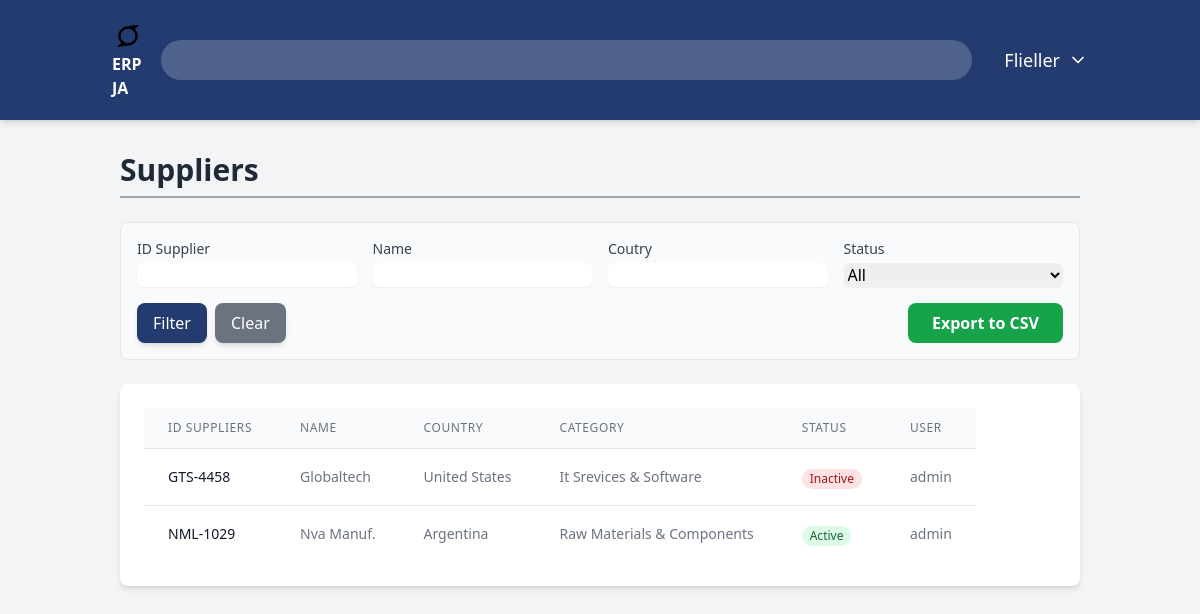
Page /suppliers/ (signed in) on the committed database.
### users/models.py (models this page shows)
class User(AbstractUser):
    user_id = models.AutoField(primary_key=True)
    username = models.CharField(max_length=150,unique=True)
    password = models.CharField(max_length=128)
    USERNAME_FIELD = "username"
    class Meta:
        db_table = 'users'
        verbose_name = 'User'
        verbose_name_plural = 'Users'

### suppliers/models.py (models this page shows, shortened)
class Supplier(models.Model):
    id_supplier = models.CharField(max_length=50,null=True,unique=True,verbose_name="Suplier ID")
    legal_name = models.CharField(max_length=150, blank=True, verbose_name="Legal Name")
    name = models.CharField(max_length=100,verbose_name="Name")
    tax_id = models.TextField(max_length=30,verbose_name="Tax ID")
    country = models.CharField(max_length=60,verbose_name="Country")
    state_province = models.CharField(max_length=60,verbose_name="State/Province")
    city = models.CharField(max_length=100,verbose_name="City")
    address = models.CharField(max_length=150,verbose_name="Address")
    zip_code = models.IntegerField(verbose_name="Zip Code")
    phone = models.IntegerField(verbose_name="Phone")
    email = models.EmailField(max_length=150,verbose_name="Email")
    contact_name = models.CharField(max_length=150,verbose_name="Contact name")
    contact_role = models.CharField(max_length=150,verbose_name="Contact role")
    category = models.CharField(max_length=150,verbose_name="Category")
    payment_terms = models.CharField(max_length=150,verbose_name="Payment terms")
    currency = models.CharField(max_length=150,verbose_name="Currency")
    payment_method = models.CharField(max_length=150,verbose_name="Payment method")
    bank_account = models.CharField(max_length=150,verbose_name="Bank account")
    status = models.CharField(max_length=50,verbose_name="Status")
    created_at = models.DateTimeField(auto_now_add=True)
    updated_at = models.DateTimeField(auto_now=True)
    created_by  = models.ForeignKey(settings.AUTH_USER_MODEL, on_delete= models.SET_NULL, null=True)
    class Meta:
        verbose_name = "Supplier"
        verbose_name_plural = "Suppliers"

### suppliers/views.py (the view, shortened to what this page needs)
# urls.py: path('', views.suppliers_list,name='suppliers_list'),
@login_required
def suppliers_list(request):
    max_permission = UserRole.objects.filter(user_id=request.user).aggregate(max_permission=models.Max('role__suppliers'))['max_permission'] or 0
    if max_permission == 0:
        return redirect('dashboard')
    supplier_list = Supplier.objects.all().order_by('id_supplier')
    id_supplier = request.GET.get('id_supplier')
    name = request.GET.get('name')
    country = request.GET.get('country')
    status = request.GET.get('status')
    if id_supplier:
        supplier_list = supplier_list.filter(id_supplier__icontains=id_supplier)
    if name:
        supplier_list = supplier_list.filter(name__icontains=name)
    if country:
        supplier_list = supplier_list.filter(country__icontains=country)
    if status not in [None, '']:
        supplier_list = supplier_list.filter(status=status)
    paginator = Paginator(supplier_list,10)
    page_number = request.GET.get('page')
    page_obj = paginator.get_page(page_number)
    return render(request, 'suppliers/suppliers_list.html', {
    'page_obj': page_obj,
    'permissions': {'suppliers': max_permission},
})

### suppliers/templates/suppliers/suppliers_list.html (shortened to what this page needs)
{% extends "core/base.html" %}
{% load static %}
{% block content %}
<h2 class="text-3xl font-bold text-gray-800 mb-6 border-b-2 border-gray-400 pb-2">Suppliers</h2>
<div class="mb-6 p-4 border rounded-lg bg-gray-50">
  <form method="get" action="{% url 'suppliers:suppliers_list' %}" class="grid grid-cols-1 md:grid-cols-4 gap-4 items-end">
    <div class="col-span-1">
      <label for="id_supplier" class="block text-sm font-medium text-gray-700">ID Supplier</label>
      <input type="text" name="id_supplier" id="id_supplier" value="{{ request.GET.id_supplier }}" class="mt-1 block w-full rounded-md border-gray-300 shadow-sm focus:border-indigo-300 focus:ring-indigo-200 focus:ring-opacity-50">
    </div>
    <div class="col-span-1">
      <label for="name" class="block text-sm font-medium text-gray-700">Name</label>
      <input type="text" name="name" id="name" value="{{ request.GET.name }}" class="mt-1 block w-full rounded-md border-gray-300 shadow-sm focus:border-indigo-300 focus:ring-indigo-200 focus:ring-opacity-50">
    </div>
    <div class="col-span-1">
      <label for="country" class="block text-sm font-medium text-gray-700">Coutry</label>
      <input type="text" name="country" id="country" value="{{ request.GET.country }}" class="mt-1 block w-full rounded-md border-gray-300 shadow-sm focus:border-indigo-300 focus:ring-indigo-200 focus:ring-opacity-50">
    </div>
    <div class="col-span-1">
      <label for="status" class="block text-sm font-medium text-gray-700">Status</label>
      <select name="status" id="status" class="mt-1 block w-full rounded-md border-gray-300 shadow-sm focus:border-indigo-300 focus:ring-indigo-200 focus:ring-opacity-50">
        <option value="" {% if not request.GET.status %}selected{% endif %}>All</option>
      </select>
    </div>
    <div class="col-span-1 md:col-span-4">
      <div class="flex items-center justify-between">
        <div class="flex space-x-2">
          <button type="submit" class="w-full md:w-auto bg-[#233b6e] text-white px-4 py-2 rounded-lg shadow-md hover:bg-[#1a2c53] transition-colors duration-300">Filter</button>
          <a href="{% url 'suppliers:suppliers_list' %}" class="w-full md:w-auto bg-gray-500 text-white px-4 py-2 rounded-lg shadow-md hover:bg-gray-600 transition-colors duration-300 text-center">Clear</a>
        </div>
        <div class="flex items-center space-x-2 mt-4 md:mt-0">
          <a href="?export=csv" class="bg-green-600 text-white font-semibold py-2 px-6 rounded-lg transition-colors duration-300 hover:bg-green-700">
            Export to CSV
          </a>
        </div>
      </div>
    </div>
  </form>
</div>
<div class="bg-white p-6 rounded-lg shadow-md overflow-x-auto">
    <table class="main-w-full divide-y divide-gray-200">
        <thead class="bg-gray-50">
            <tr>
                <th scope="col" class="px-6 py-3 text-left text-xs font-medium text-gray-500 uppercase tracking-wider">ID Suppliers</th>
                <th scope="col" class="px-6 py-3 text-left text-xs font-medium text-gray-500 uppercase tracking-wider">Name</th>
                <th scope="col" class="px-6 py-3 text-left text-xs font-medium text-gray-500 uppercase tracking-wider">Country</th>
                <th scope="col" class="px-6 py-3 text-left text-xs font-medium text-gray-500 uppercase tracking-wider">Category</th>
                <th scope="col" class="px-6 py-3 text-left text-xs font-medium text-gray-500 uppercase tracking-wider">Status</th>
                <th scope="col" class="px-6 py-3 text-left text-xs font-medium text-gray-500 uppercase tracking-wider">User</th>
            </tr>
        </thead>
        <tbody class="bg-white divide-y divide-gray-200">
            {% for supplier in page_obj %}
            <tr>
                <td class="px-6 py-4 whitespace-nowrap text-sm font-medium text-gray-900">{{supplier.id_supplier}}</td>
                <td class="px-6 py-4 whitespace-nowrap text-sm text-gray-500">{{supplier.name}}</td>
                <td class="px-6 py-4 whitespace-nowrap text-sm text-gray-500">{{supplier.country}}</td>
                <td class="px-6 py-4 whitespace-nowrap text-sm text-gray-500">{{supplier.category}}</td>
                <td class="px-6 py-4 whitespace-nowrap">
                    <span class="px-2 inline-flex text-xs leading-5 font-semibol rounded-full {% if supplier.status == 'Active' %}bg-green-100 text-green-800{% else %}bg-red-100 text-red-800{% endif %}">
                        {{supplier.status}}
                    </span>
                </td>
                <td class="px-6 py-4 whitespace-nowrap text-sm text-gray-500">{{supplier.created_by.username}}</td>
            </tr>
         {% empty %}
         <tr>
            <td colspan="7" class="px-6 py-4 whitespace-nowrap text-sm text-gray-500 text-center">No suppliers found</td>
         </tr>
         {% endfor %}
        </tbody>
    </table>
</div>
{% endblock content %}

### core/templates/core/base.html (shortened to what this page needs)
{% load static %}
<!DOCTYPE html>
<htm lang="en">
    <head>
        <script src="https://cdn.tailwindcss.com"></script>
    </head>
    <body class="bg-gray-100 font-sans">
        <nav class="bg-[#233b6e] text-white shadow-md">
            <div class="container mx-auto px-4 py-4 flex flex-col md:flex-row justify-between items-center space-y-4 md:space-y-0">
                <a href="{% url 'dashboard' %}" class="text-2x1 font-bold rounded-lg px-2 py-1 transition-all hover:bg-white/10">
                    <img src="{% static 'img/logo.svg' %}" alt="ERP JA" class="h-8 w-8">
                    <span>ERP JA</span>
                </a>
                <div class="relative w-full md:w1/2">
                    <input type="text" id="transaction-input" class="w-full bg-white/20 text-white rounded-full py-2 pl-10 pr-4 focus:outline-none focus:ring-2 focus:ring-white/50 placeholder-gray-300">
                </div>
                <div class="flex items-center space-x-6">
                    <div class="relative">
                        <button id="user-menu-button" class="flex items-center space-x-2 text-lg font-medium transition-all hover:bg-white/10 p-2 rounded-lg">
                            <span>{{ user.first_name|default:user.username }}</span>
                            <svg xmlns="http://www.w3.org/2000/svg" width="20" height="20" viewBox="0 0 24 24" fill="none" stroke="currentColor" stroke-width="2" stroke-linecap="round" stroke-linejoin="round" class="lucide lucide-chevron-down"><path d="m6 9 6 6 6-6"></svg>
                        </button>
                    </div>
                </div>
            </div>
        </nav>
        <main class="container mx-auto p-8">
            {% block content %}
            {% endblock content %}
        </main>
    </body>
</htm>

### rows in the picture
User: first_name "Flieller"
Supplier: id_supplier "GTS-4458", name "Globaltech", country "United States", category "It Srevices & Software", status "Inactive", created_by.username "admin"
Supplier: id_supplier "NML-1029", name "Nva Manuf.", country "Argentina", category "Raw Materials & Components", status "Active", created_by.username "admin"
